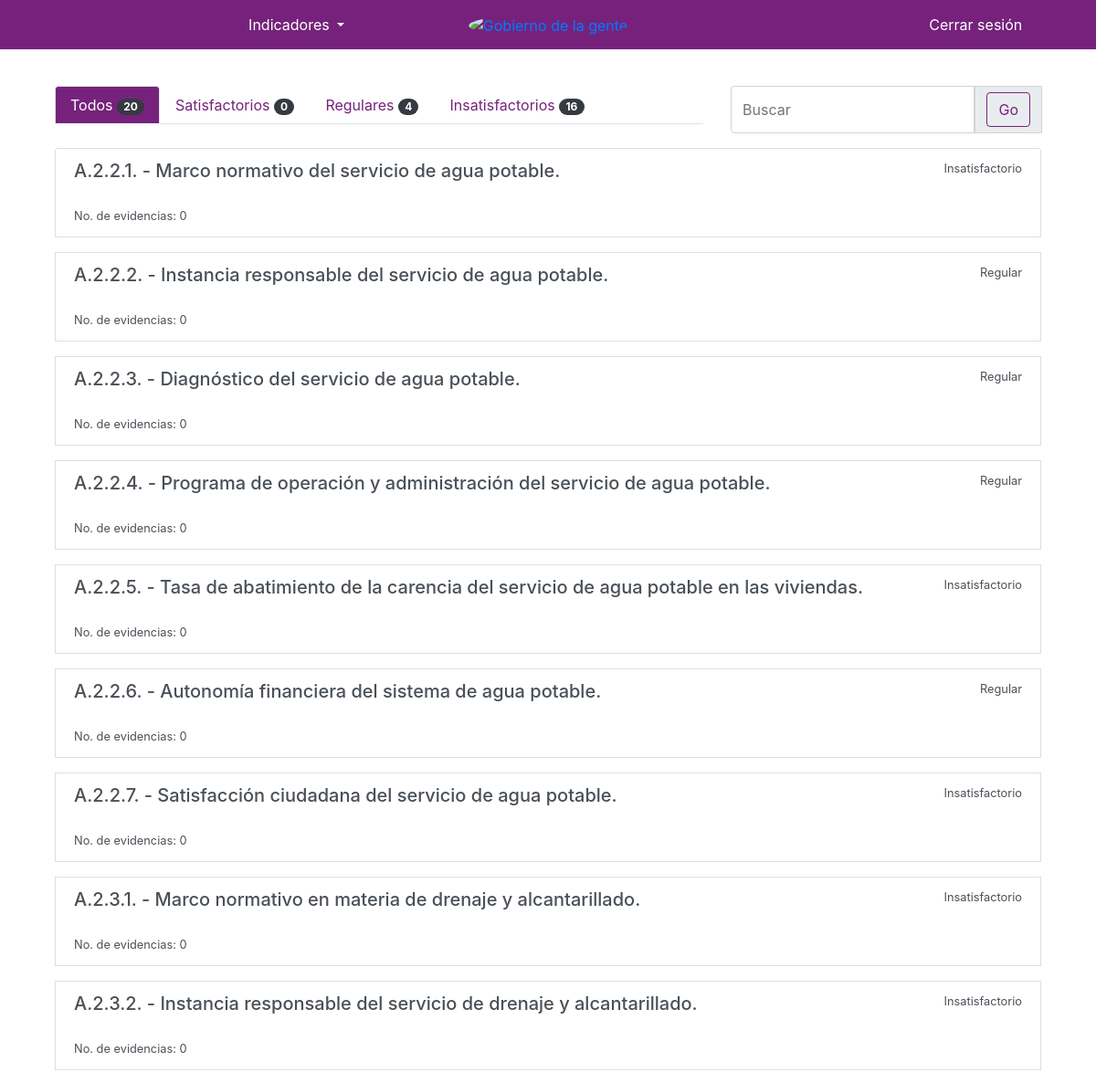
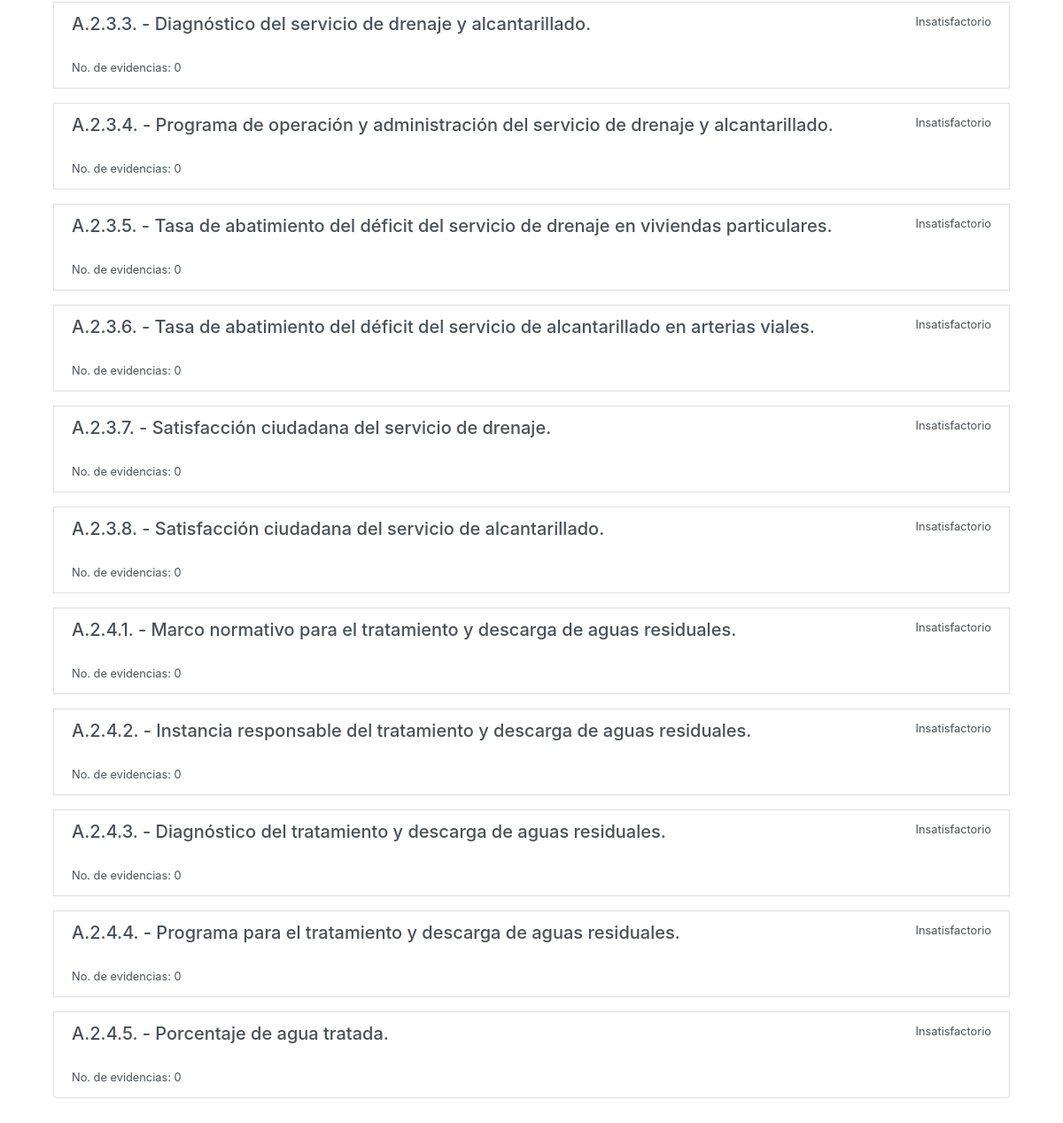
/indicadores/ (signed in), run on the app's committed database (2 pictures, top to bottom).
### indicadores/models.py (models this page shows)
class Indicador(models.Model):
    indicador = models.CharField(max_length=10)
    nombre = models.TextField()
    descripcion = models.TextField(blank=True, null=True)
    metodo_calculo = models.TextField(blank=True, null=True)
    nivel = models.CharField(max_length=15, choices=choices_nivel, blank=True, null=True)
    dimension = models.CharField(max_length=144, blank=True, null=True)
    criterios_evaluacion = models.TextField(blank=True, null=True)
    area = models.ForeignKey(User, related_name='indicadores', on_delete=models.CASCADE)
    status = models.CharField(max_length=15, choices=choices_status)
    created = models.DateTimeField(auto_now_add=True)
    updated = models.DateTimeField(auto_now=True)
    evidencia = models.FileField(upload_to="evidencias/archivos/", blank=True, null=True)
    def __str__(self):
        return self.indicador + ' - ' + self.nombre
    def get_absolute_url(self):
        return reverse('indicadores:detail', kwargs={'pk':self.pk})

### indicadores/views.py (the view)
# urls.py: path('', indicadoresListView.as_view(), name="list"),
class indicadoresListView(views.View):
    def get(self, request):
        print("LLEGO A TODOS")
        template_name="indicadores/indicador_list.html"
        q = request.GET.get('q')
        print(q)
        indicadores = Indicador.objects.filter(area=request.user)
        if q:
            indicadores = Indicador.objects.filter(Q(area=request.user),
                                                    Q(nombre__icontains=q)|
                                                    Q(indicador__icontains=q)|
                                                     Q(descripcion__icontains=q)).distinct()
        total = len(Indicador.objects.filter(area=request.user))
        verde = len(Indicador.objects.filter(area=request.user, status="Satisfactorio"))
        amarillo = len(Indicador.objects.filter(area=request.user, status="Regular"))
        rojo = len(Indicador.objects.filter(area=request.user, status="Insatisfactorio"))
        context = {'indicadores':indicadores,
                   'tab': 'all',
                   'total': total,
                   'verde': verde,
                   'amarillo': amarillo,
                   'rojo': rojo
                   }
        return render(request, template_name, context)

### indicadores/templates/indicadores/indicador_list.html (shortened to what this page needs)
{% extends 'base.html' %}
{% load static %}
{% block content %}
    <div class="container">
        <div class="row">
            <div class="col-md-8">
                <ul class="nav nav-tabs d-flex justify-content-start margin-bottom-small">
              <li class="nav-item">
                <a class="nav-link {% if tab == "all" %} active {% endif %}" href="{% url 'indicadores:list' %}">Todos
                <span class="badge badge-pill badge-dark">{{ total }}</span></a>
              </li>
              <li class="nav-item">
                <a class="nav-link {% if tab == "green" %} active {% endif %}" href="{% url 'indicadores:satisfactorio' %}">Satisfactorios
                <span class="badge badge-pill badge-dark">{{ verde }}</span></a>
              </li>
              <li class="nav-item">
                <a class="nav-link {% if tab == "yellow" %} active {% endif %}" href="{% url 'indicadores:regular' %}">Regulares
                <span class="badge badge-pill badge-dark">{{ amarillo }}</span></a>
              </li>
              <li class="nav-item">
                <a class="nav-link {% if tab == "red" %} active {% endif %}" href="{% url 'indicadores:pesimo' %}">Insatisfactorios
                <span class="badge badge-pill badge-dark">{{ rojo }}</span></a>
              </li>
            </ul>
            </div>
            <div class="col-md-4">
                    {% if tab == "all" %}
                        <form action="{% url 'indicadores:list' %}"
                    {% elif tab == "green" %}
                        <form action="{% url 'indicadores:satisfactorio' %}"
                    {% elif tab == "yellow" %}
                        <form action="{% url 'indicadores:regular' %}"
                    {% else %}
                        <form action="{% url 'indicadores:pesimo' %}"
                    {% endif %}
                    method="get" class="d-flex flex-row">
                        <div class="input-group mb-3">
                            <input type="text" class="form-control" placeholder="Buscar" name="q" value="{{ request.GET.q }}" aria-label="Nombre de Usuario" aria-describedby="basic-addon1" >
                            <div class="input-group-prepend">
                                <span class="input-group-text" id="basic-addon1">
                                   <input class="btn btn-outline-primary " type="submit" name="submit" value="Go">
                                </span>
                            </div>
                        </div>
                </form>
            </div>
        </div>
        <div class="row">
            <div class="col-md-12">
                <div class="list-group">
                    {% for indicador in indicadores %}
                        <a href="{{ indicador.get_absolute_url }}" class="list-group-item margin-bottom-small list-group-item-action flex-column aligm-items-start
                          {% if indicador.status == 'Satisfactorio' %}
                          green-hover
                          {% elif indicador.status == 'Regular' %}
                           yellow-hover
                            {% else %}
                            red-hover
                            {% endif %}">
                            <div class="d-flex justify-content-between">
                                <h5>{{ indicador }}</h5>
                                <small>{{ indicador.status }}</small>
                            </div>
                            <small> No. de evidencias: {{ indicador.evidencias.count }}</small>
                        </a>
                    {% endfor %}
                </div>
            </div>
        </div>
    </div>
{% endblock %}

### static/css/styles.css (style rules this page uses)
.margin-bottom-small { margin-bottom: 2vh !important; }
.btn-outline-primary { color: #76227c; background: transparent none; border-color: #76227c; }
.active { background-color: #76227c !important; color: #FFFFFF !important; }
.nav-item > a { color: #76227c !important; }
.nav-item > a.active { color: #FFFFFF !important; }

### data on the page
Indicador: indicador+nombre "A.2.2.1. - Marco normativo del servicio de agua potable.", status "Insatisfactorio", evidencias.count "0"
Indicador: indicador+nombre "A.2.2.2. - Instancia responsable del servicio de agua potable.", status "Regular", evidencias.count "0"
Indicador: indicador+nombre "A.2.2.3. - Diagnóstico del servicio de agua potable.", status "Regular", evidencias.count "0"
Indicador: indicador+nombre "A.2.2.4. - Programa de operación y administración del servicio de agua potable.", status "Regular", evidencias.count "0"
Indicador: indicador+nombre "A.2.2.5. - Tasa de abatimiento de la carencia del servicio de agua potable en las viviendas.", status "Insatisfactorio", evidencias.count "0"
Indicador: indicador+nombre "A.2.2.6. - Autonomía financiera del sistema de agua potable.", status "Regular", evidencias.count "0"
Indicador: indicador+nombre "A.2.2.7. - Satisfacción ciudadana del servicio de agua potable.", status "Insatisfactorio", evidencias.count "0"
Indicador: indicador+nombre "A.2.3.1. - Marco normativo en materia de drenaje y alcantarillado.", status "Insatisfactorio", evidencias.count "0"
Indicador: indicador+nombre "A.2.3.2. - Instancia responsable del servicio de drenaje y alcantarillado.", status "Insatisfactorio", evidencias.count "0"
Indicador: indicador+nombre "A.2.3.3. - Diagnóstico del servicio de drenaje y alcantarillado.", status "Insatisfactorio", evidencias.count "0"
Indicador: indicador+nombre "A.2.3.4. - Programa de operación y administración del servicio de drenaje y alcantarillado.", status "Insatisfactorio", evidencias.count "0"
Indicador: indicador+nombre "A.2.3.5. - Tasa de abatimiento del déficit del servicio de drenaje en viviendas particulares.", status "Insatisfactorio", evidencias.count "0"
Indicador: indicador+nombre "A.2.3.6. - Tasa de abatimiento del déficit del servicio de alcantarillado en arterias viales.", status "Insatisfactorio", evidencias.count "0"
Indicador: indicador+nombre "A.2.3.7. - Satisfacción ciudadana del servicio de drenaje.", status "Insatisfactorio", evidencias.count "0"
Indicador: indicador+nombre "A.2.3.8. - Satisfacción ciudadana del servicio de alcantarillado.", status "Insatisfactorio", evidencias.count "0"
Indicador: indicador+nombre "A.2.4.1. - Marco normativo para el tratamiento y descarga de aguas residuales.", status "Insatisfactorio", evidencias.count "0"
Indicador: indicador+nombre "A.2.4.2. - Instancia responsable del tratamiento y descarga de aguas residuales.", status "Insatisfactorio", evidencias.count "0"
Indicador: indicador+nombre "A.2.4.3. - Diagnóstico del tratamiento y descarga de aguas residuales.", status "Insatisfactorio", evidencias.count "0"
Indicador: indicador+nombre "A.2.4.4. - Programa para el tratamiento y descarga de aguas residuales.", status "Insatisfactorio", evidencias.count "0"
Indicador: indicador+nombre "A.2.4.5. - Porcentaje de agua tratada.", status "Insatisfactorio", evidencias.count "0"

### other printed values
{{ total }} "20"
{{ verde }} "0"
{{ amarillo }} "4"
{{ rojo }} "16"
